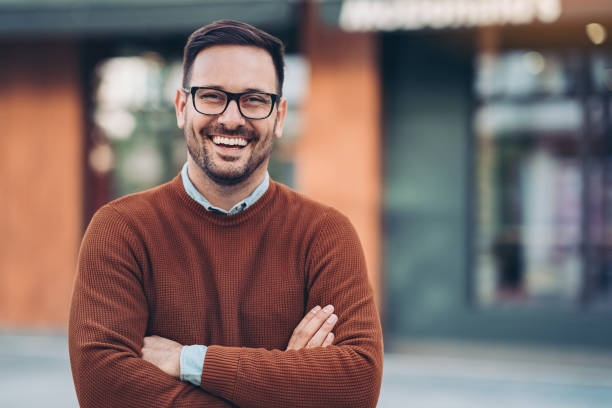
#> input picture Images/man2.jpg, 612 x 408 px, given as the content of the folder documentation/test, which was not available
$ python testing_hsv.py   (older library calls are emulated)
#> lines starting #> are read from the running program, lines starting #| are printed output that depends on the picture; after the words box and inside, x2 and y2 are one past the last pixel; in counts of white or black regions, pixels touching at a corner belong together; pictures that were not available may be replaced by others from this repository, and a replacement may not be noted
import os

import numpy as np
import cv2 as cv
import mahotas

import matplotlib.pyplot as plt
from matplotlib.patches import Rectangle
from scipy.ndimage import label


def mean_hist():
    hist_h = []
    hist_s = []
    hist_v = []
    color = ('r', 'g', 'b')
    for filename in os.listdir("documentation/test"):
        img = cv.imread(os.path.join("documentation/test", filename))
#> img is the input picture: shape (408, 612, 3); mean B, G, R 104, 107.5, 126.3
        np.resize(img, (600, 300, 3))
        hsv = cv.cvtColor(img, cv.COLOR_BGR2HSV)
#> hsv: shape (408, 612, 3); mean H, S, V 66, 82.7, 136.3
        for i, col in enumerate(color):
            histogram = cv.calcHist([hsv], [i], None, [256], [0, 256])
            if i == 0:
                hist_h.append(histogram)
            elif i == 1:
                hist_s.append(histogram)
            else:
                hist_v.append(histogram)
#> after the loop, hist_h = 1 item; hist_s = 1 item; hist_v = 1 item
    hist_h = np.asarray(hist_h).mean(axis=0)
#> hist_h = 256 values, max 22277 at index 10, min 0 at index 31, mean 975.4
    hist_s = np.asarray(hist_s).mean(axis=0)
#> hist_s = 256 values, max 4192 at index 129, min 0 at index 1, mean 975.4
    hist_v = np.asarray(hist_v).mean(axis=0)
#> hist_v = 256 values, max 2406 at index 110, min 0 at index 0, mean 975.4
    for i, col in enumerate(color):
        if i == 0:
            plt.plot(hist_h, color=col)
        elif i == 1:
            plt.plot(hist_s, color=col)
        else:
            plt.plot(hist_v, color=col)
    plt.legend(['H', 'S', 'V'])
    plt.title("Průměrný histogram")
    plt.ylabel("Frekvence")
    plt.xlabel("Hodnota složky")
    plt.axis()
    plt.show()
#> figure, not shown here; curve peaks at x = 10, y = 22277; curve peaks at x = 129, y = 4192; curve peaks at x = 110, y = 2406


def make_hist(hsv):
    color = ('r', 'g', 'b')
    for i, col in enumerate(color):
        histogram = cv.calcHist([hsv], [i], None, [256], [0, 256])
        plt.plot(histogram, color=col)
    plt.show()


def border(img, center):
    point = 0
    row = int(center[0])
    col = int(center[1])
    last_point = 0
    size = int(img.shape[1])

    for i in range(col, size):
        if img[row][i] == 0:
            point += 1
        else:
            last_point = i
            point = 0
        if point == int(size / 10):
            return last_point
    return int(size / 10)


def plot_orig_hsv(fignum, img, hsv):
    plt.figure(fignum)
    plt.subplot(2, 2, 1)
    plt.imshow(img)
    plt.title("Původní obrázek")

    plt.subplot(2, 2, 2)
    plt.imshow(hsv)
    plt.title("HSV colorspace")

    # histogram puvodniho obrazku
    plt.subplot(2, 2, 3)
    make_hist(img)
    plt.title("Histogram RGB")

    plt.show()


def detect_face(binimg, origimg, center):
    plt.scatter(center[1], center[0], color='r')  # bod
    br = border(binimg, center)  # border
    size = int(abs(br - center[1]))
    rect = Rectangle((center[1] - size, center[0] - size), size * 2, size * 2, fill=False)
    plt.gca().add_patch(rect)
    plt.imshow(origimg)
    plt.show()


if __name__ == '__main__':

    plt.set_cmap('jet')  # set colormap
    path1 = "Images\man1.jpg"  # 3
    path2 = "Images\man3.jpg"  # 1
    mean_hist()
    for path in [path2, path1]:
        img = cv.imread(path)
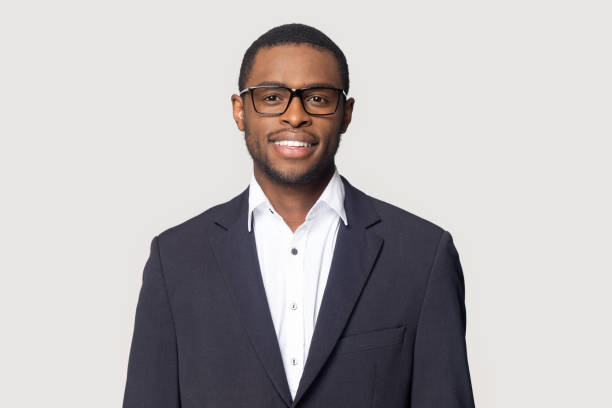
#> input picture Images/man3.jpg, 612 x 408 px, found by its file name
#> img is the input picture: shape (408, 612, 3); mean B, G, R 183.1, 182.4, 186.1
        img_show = cv.cvtColor(img, cv.COLOR_BGR2RGB)
        hsv = cv.cvtColor(img, cv.COLOR_BGR2HSV)  # change color to HUE
#> hsv: shape (408, 612, 3); mean H, S, V 47.1, 20.3, 188.6

        # plot_orig_hsv(1, img, hsv) # histogram a obrázek

        # Pouze HUE složka
        h_channel = hsv[:, :, 0]

        plt.figure(1)
        plt.subplot(2, 2, 1)
        plt.imshow(h_channel)
        plt.title("HUE složka")

        plt.subplot(2, 2, 2)
        h_channel[h_channel < 0] = 0
        h_channel[h_channel > 33] = 0
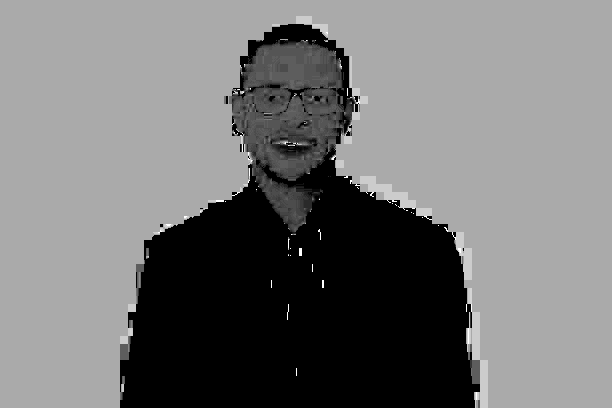
#> h_channel: shape (408, 612); min 0, max 30, mean 13.8; drawn with min black and max white
        h_channel[h_channel != 0] = 1
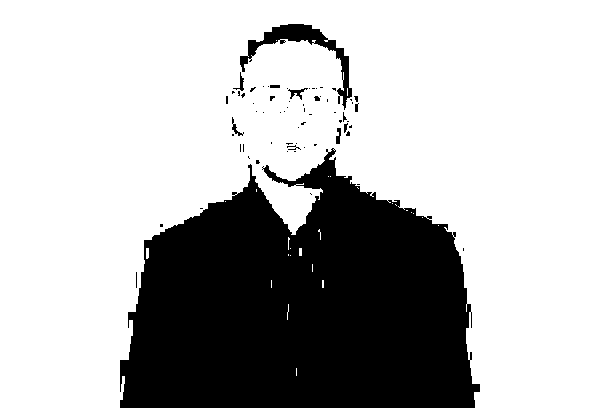
#> h_channel: shape (408, 612); values 0 (black) and 1 (white), 72.1% white; 66 black regions (55 under 20 px), largest, box (x1, y1, x2, y2) and area: (120, 148, 480, 408) 67287, (240, 24, 352, 110) 1762, (288, 88, 308, 100) 86
        plt.set_cmap('binary')
        plt.imshow(h_channel)
        plt.title("0-30 HUE")

        hsv2 = cv.cvtColor(img, cv.COLOR_BGR2HSV)
        plt.subplot(2, 2, 3)
        min_HSV = np.array([0, 50, 30], dtype="uint8")
        max_HSV = np.array([30, 255, 255], dtype="uint8")  # min a max hodnoty hsv obličeje
        face = cv.inRange(hsv2, min_HSV, max_HSV)
#> face: shape (408, 612); 5.4% white; 7 white regions (6 under 20 px), largest, box (x1, y1, x2, y2) and area: (232, 40, 354, 232) 13509
        face[face > 0] = 1  # make binary
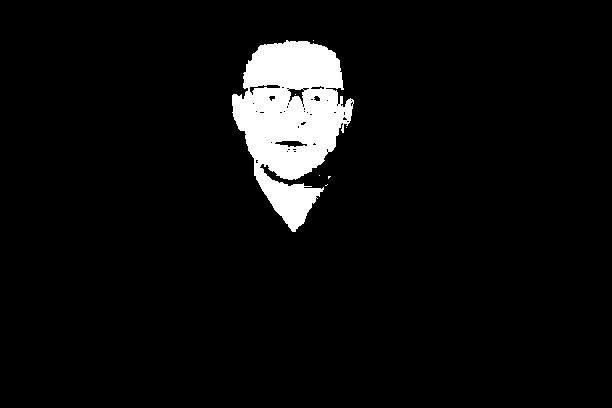
#> face: shape (408, 612); values 0 (black) and 1 (white), 5.4% white; 7 white regions (6 under 20 px), largest, box (x1, y1, x2, y2) and area: (232, 40, 354, 232) 13509
        center = mahotas.center_of_mass(face)  # center
#> center = [119.4, 290.7]
        plt.imshow(face)
        plt.title("Aplikování prahových hodnot HSV")
        plt.xticks([])
        plt.yticks([])
        ######### MORFOLOGICKÉ OPERACE#########

        plt.figure(2)

        plt.set_cmap('binary')
        kernel = np.ones((5, 5), np.uint8)
        erosion = cv.erode(face, kernel, iterations=1)
#> erosion: shape (408, 612); values 0 (black) and 1 (white), 4.1% white; 3 white regions, box (x1, y1, x2, y2) and area: (234, 90, 350, 178) 5660, (245, 43, 341, 88) 3311, (256, 165, 318, 229) 1374
        plt.subplot(2, 2, 1)
        plt.xticks([])
        plt.yticks([])
        plt.imshow(erosion)
        plt.title("Eroze")

        dilation = cv.dilate(face, kernel, iterations=1)
#> dilation: shape (408, 612); values 0 (black) and 1 (white), 6.4% white; 3 white regions, box (x1, y1, x2, y2) and area: (230, 38, 356, 234) 15801, (326, 174, 333, 181) 46, (317, 173, 322, 178) 25
        plt.subplot(2, 2, 2)
        plt.xticks([])
        plt.yticks([])
        plt.imshow(dilation)
        plt.title("Diletace")

        opening = cv.morphologyEx(face, cv.MORPH_OPEN, kernel)  # eroze následovaná diletací
#> opening: shape (408, 612); values 0 (black) and 1 (white), 5.3% white; 1 white region, box (x1, y1, x2, y2) and area: (232, 41, 352, 231) 13225
        plt.subplot(2, 2, 3)
        plt.imshow(opening)
        plt.xticks([])
        plt.yticks([])
        plt.title("otevření")

        closing = cv.morphologyEx(face, cv.MORPH_CLOSE, kernel)  # diletace následovaná erozí
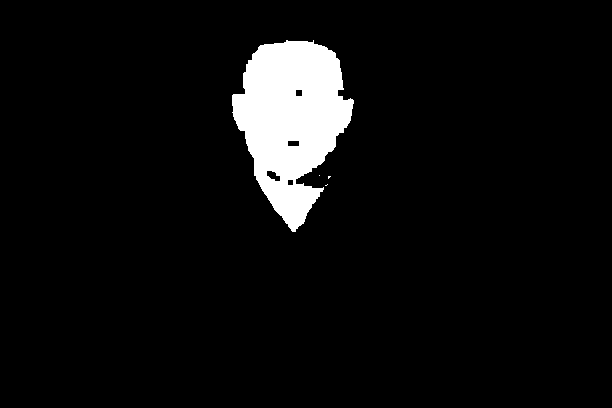
#> closing: shape (408, 612); values 0 (black) and 1 (white), 5.7% white; 4 white regions (3 under 20 px), largest, box (x1, y1, x2, y2) and area: (232, 40, 354, 232) 14150
        plt.subplot(2, 2, 4)

        plt.imshow(closing)
        plt.xticks([])
        plt.yticks([])
        plt.title("uzavření")

        plt.show()
        ######### Labels #########
        plt.figure(3)
        plt.set_cmap('jet')
        lbl, ncc = label(opening)
#> ncc = 1
        (values, counts) = np.unique(lbl, return_counts=True)
#> values = [0, 1]; counts = [236471, 13225]
        max = np.argmax(np.bincount(lbl[lbl != 0]))
#> max = 1
        lbl[lbl != max] = 0
        lbl[lbl != 0] = 1
        plt.subplot(1, 1, 1)
        plt.imshow(lbl)
        center = mahotas.center_of_mass(lbl)  # center
#> center = [119.3, 290.3]
        plt.title("Detekovaný obličej")
        plt.figure(4)
        detect_face(lbl, img_show, center)
#> in border, `row = int(center[0])`: row = 119
#> in border, `col = int(center[1])`: col = 290
#> in detect_face, `br = border(binimg, center)`: br = 342
#> in detect_face, `size = int(abs(br - center[1]))`: size = 51
#> in detect_face, `plt.show()`:
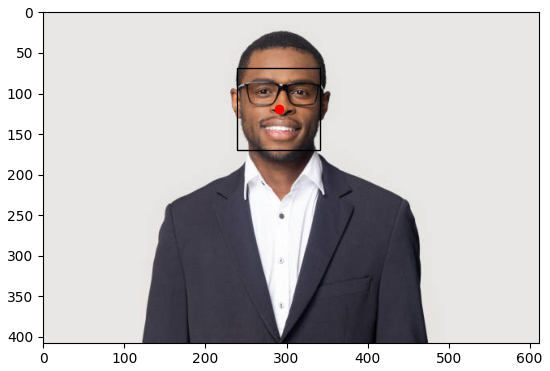
#> figure drawn by matplotlib, 1 panel
        br = border(lbl, center)  # border
#> br = 342
        size = int(abs(br - center[1]))
#> size = 51
        color = (255, 0, 0)
        stroke = 2
        cv.imshow("test", img)
        cv.waitKey()
        img = cv.rectangle(img, (int(center[1]) - size, int(center[0]) - size),
                           (int(center[1]) + size, int(center[0]) + size), color, stroke)
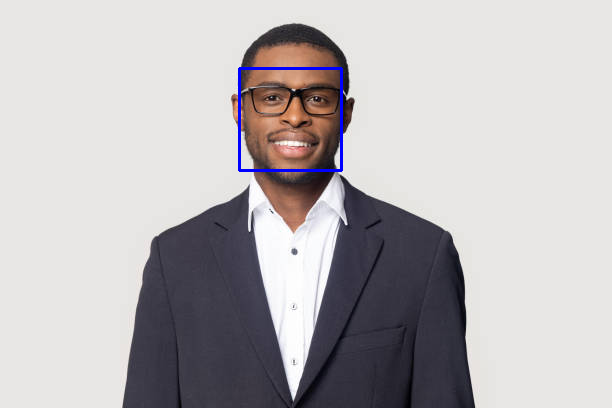
#> img: shape (408, 612, 3); 0.49% of pixels changed, all inside (x1, y1, x2, y2) = (238, 67, 343, 172)
        cv.imshow("test", img)
        cv.waitKey()
        plt.show()
#> pass 2 of the loop `for path in [path2, path1]:`:
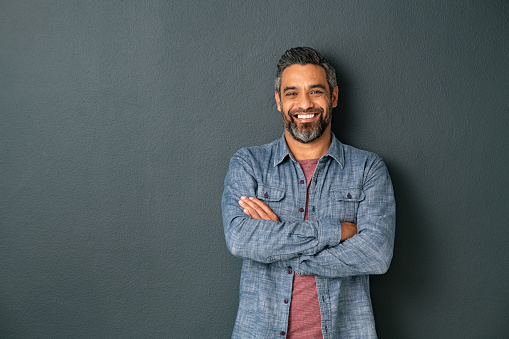
#> input picture Images/man1.jpg, 509 x 339 px, found by its file name
#> img is the input picture: shape (339, 509, 3); mean B, G, R 95.6, 92.3, 82.3
#> img_show: shape (339, 509, 3)
#> `h_channel[h_channel != 0] = 1`:
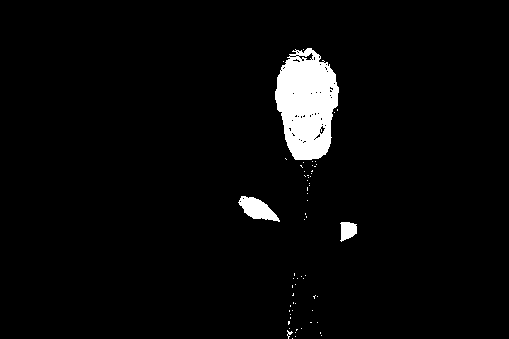
#> h_channel: shape (339, 509); values 0 (black) and 1 (white), 3.5% white; 62 white regions (58 under 20 px), largest, box (x1, y1, x2, y2) and area: (275, 48, 339, 160) 5157, (238, 196, 280, 222) 584, (340, 222, 357, 242) 249, (287, 330, 293, 339) 21
#> `center = mahotas.center_of_mass(face)`: center = [133.6, 303]
#> erosion: shape (339, 509); values 0 (black) and 1 (white), 1.9% white; 5 white regions, box (x1, y1, x2, y2) and area: (278, 64, 337, 122) 2022, (287, 129, 329, 158) 551, (244, 200, 275, 218) 306, (295, 117, 319, 131) 225, (343, 224, 355, 238) 122
#> dilation: shape (339, 509); values 0 (black) and 1 (white), 5.2% white; 7 white regions, largest, box (x1, y1, x2, y2) and area: (273, 56, 341, 191) 5899, (285, 271, 324, 339) 1699, (236, 194, 282, 224) 876
#> opening: shape (339, 509); values 0 (black) and 1 (white), 2.8% white; 4 white regions, box (x1, y1, x2, y2) and area: (276, 62, 339, 133) 3179, (285, 127, 331, 160) 899, (242, 198, 277, 220) 522, (341, 222, 357, 240) 242
#> closing: shape (339, 509); values 0 (black) and 1 (white), 3.8% white; 16 white regions (7 under 20 px), largest, box (x1, y1, x2, y2) and area: (275, 58, 339, 189) 5075, (238, 196, 280, 222) 588, (287, 320, 322, 339) 263
#> ncc = 4
#> values = [0, 1, 2, 3, 4]; counts = [167709, 3179, 899, 522, 242]
#> `center = mahotas.center_of_mass(lbl)`: center = [95.47, 305.4]
#> `br = border(lbl, center)`: br = 337
#> `size = int(abs(br - center[1]))`: size = 31
#> `img = cv.rectangle(img, (int(center[1]) - size, int(center[0]) - size)..`:
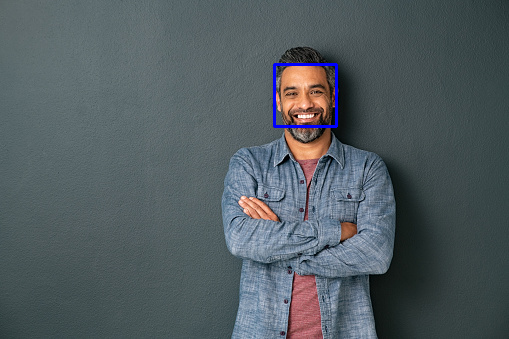
#> img: shape (339, 509, 3); 0.43% of pixels changed, all inside (x1, y1, x2, y2) = (273, 63, 338, 128)
